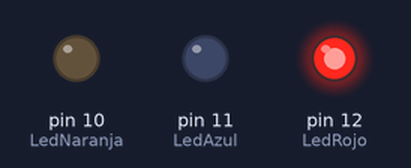
The sketch below on a simulated Arduino Uno, built with avr-gcc and run on an emulated ATmega328P. Shown: output pins drawn as LEDs (lit = HIGH).

Above: at 0.02 s.
At 0.72 s:
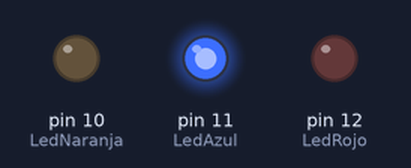
At 1.47 s:
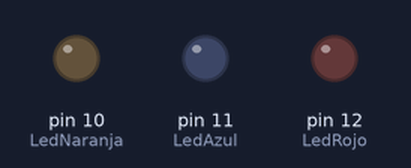
At 2.92 s:
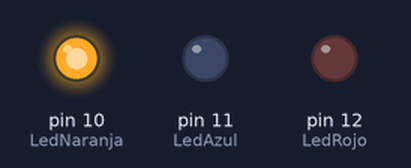
Timing chart, 0 to 3.2 s (numbered marks = the images above):
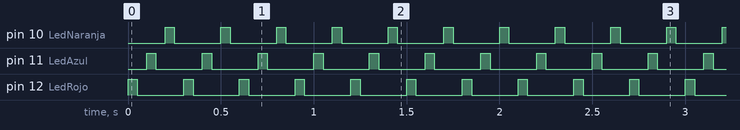

The sketch:

practica2.ino
```cpp
int LedRojo=12;
int LedAzul=11;
int LedNaranja=10;
int tiempo=50;
void setup()
{
 pinMode (LedRojo,OUTPUT);
 pinMode (LedAzul,OUTPUT);
 pinMode (LedNaranja,OUTPUT);
}

void loop()
{
digitalWrite (LedRojo,HIGH) ;
delay (tiempo);
digitalWrite (LedRojo,LOW) ;
delay (tiempo);
digitalWrite (LedAzul, HIGH) ;
 delay (tiempo);
digitalWrite (LedAzul, LOW) ;
delay (tiempo);
digitalWrite (LedNaranja, HIGH) ;
delay (tiempo);
digitalWrite (LedNaranja, LOW) ;
delay (tiempo);
}
```

Measured:
- by itself, pin 10 (LedNaranja), pin 11 (LedAzul), pin 12 (LedRojo): alternates HIGH for 0.05 s and LOW for 0.25 s
